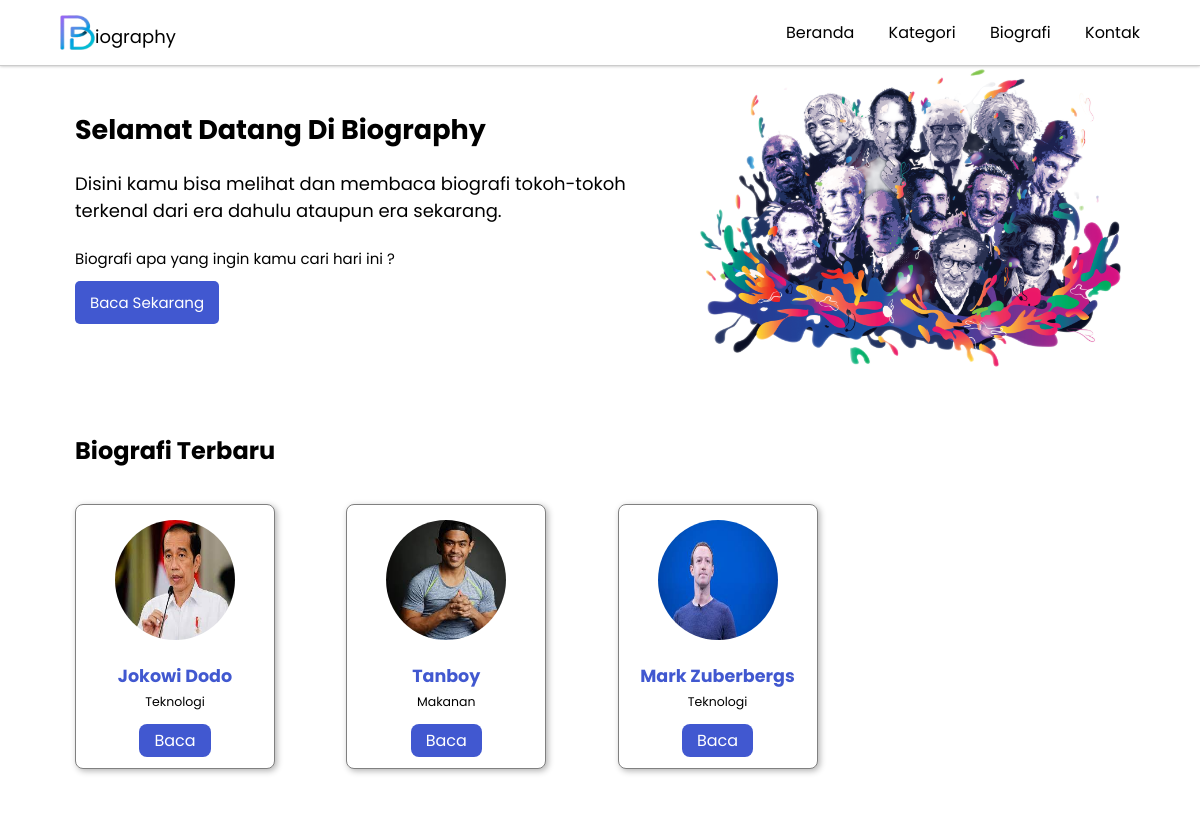
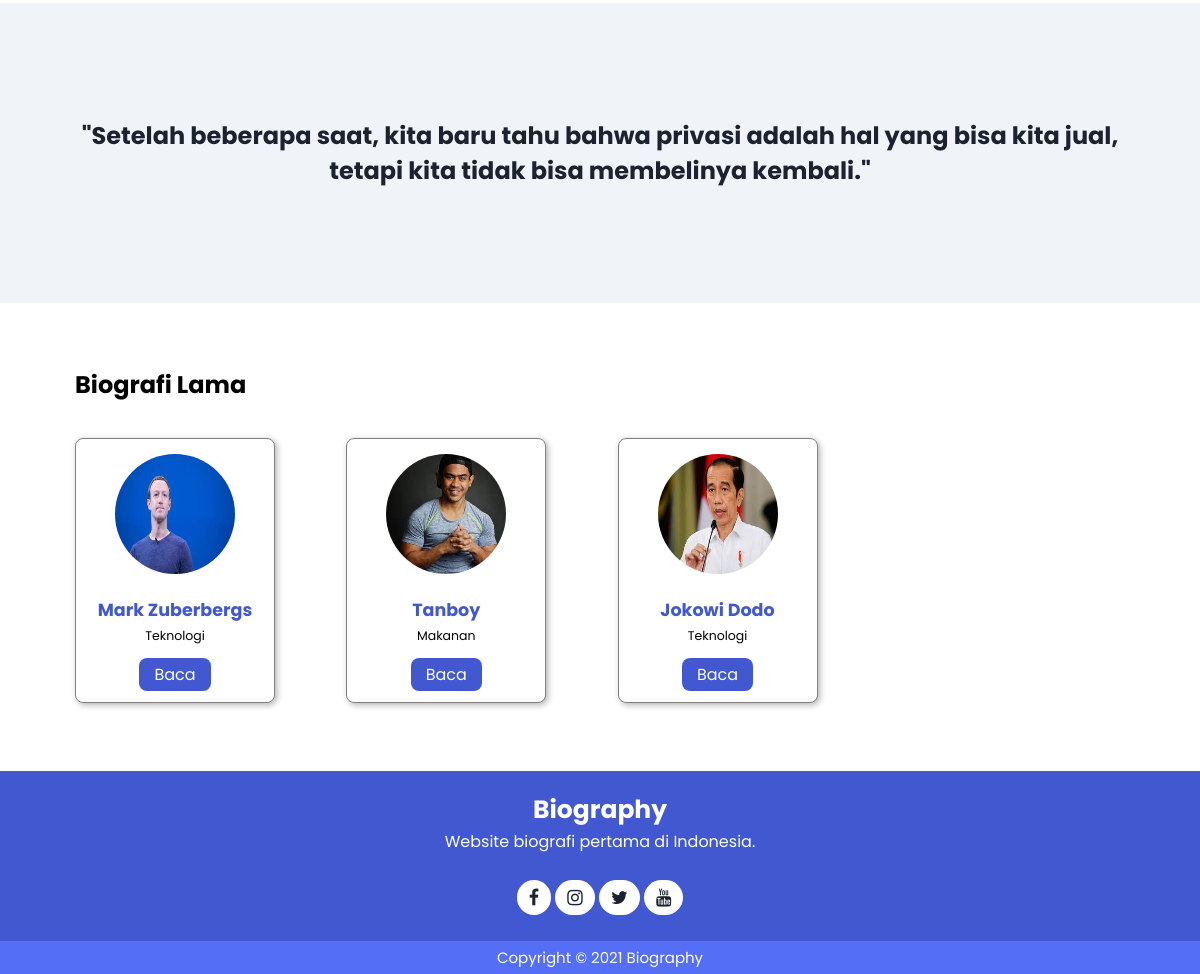
The page /content/user/index.php on the database its author committed (2 pictures, top to bottom).
### tables this page shows
CREATE TABLE `tbl_biography` (
  `id_bio` int(11) NOT NULL,
  `title_bio` varchar(100) NOT NULL,
  `text_bio` text NOT NULL,
  `img_bio` varchar(100) NOT NULL,
  `tgl_bio` datetime NOT NULL,
  `status_bio` int(11) NOT NULL,
  `id_category` int(11) NOT NULL,
  `id_user` int(11) NOT NULL
);

CREATE TABLE `tbl_category` (
  `id_category` int(10) NOT NULL,
  `name_category` varchar(50) NOT NULL,
  `img_category` varchar(200) NOT NULL
);

### content/user/dashboard.php (the view)
<?php
    $query_data = mysqli_query($conn, "SELECT * FROM tbl_biography JOIN tbl_category ON tbl_biography.id_category = tbl_category.id_category WHERE status_bio = 1 ORDER BY id_bio DESC LIMIT 5");
    $jumlah  = mysqli_num_rows($query_data);
?>
<section class="container">
    <div class="main-dashboard">
        <div class="name-dashboard">
            <h1>Selamat Datang Di Biography</h1>
            <p>Disini kamu bisa melihat dan membaca biografi tokoh-tokoh terkenal dari era dahulu ataupun era sekarang.</p>
            <small>Biografi apa yang ingin kamu cari hari ini ?</small>
            <div class="search-dashboard">
                <a href="?hal=biography">Baca Sekarang</a>
            </div>
        </div>
        <div class="image-dashboard">
            <img src="../../assets/images/bio.png">
        </div>
    </div>
    <div class="biography">
        <div class="title">
            <h2>Biografi Terbaru</h2>
        </div>
        <div class="card">
            <?php if ($jumlah > 0) :?>
            <?php while ($h  = mysqli_fetch_array($query_data)) :?>
            <div class="profile-card">
                <div class="profile-content">
                    <div class="profile-image">
                        <img src="../../assets/images/biography/<?= $h['img_bio']?>">
                    </div>
                    <div class="description">
                        <h3><?= $h['title_bio']?></h3>
                        <small><?= $h['name_category']?></small>
                    </div>
                    <div class="button-bio">
                        <a href="?hal=content_bio&id=<?= $h['id_bio']?>">Baca</a>
                    </div>
                </div>
            </div>
            <?php endwhile;?>
            <?php else:
                echo "Tidak ada";
                endif;
            ?>
        </div>
    </div>
</section>
<div class="main-quotes">
    <div class="container">
        <div class="name-quotes">
            <h3>"Setelah beberapa saat, kita baru tahu bahwa privasi adalah hal yang bisa kita jual, tetapi kita tidak bisa membelinya kembali."</h3>
        </div>
    </div>
</div>
<?php
    $query = mysqli_query($conn, "SELECT * FROM tbl_biography JOIN tbl_category ON tbl_biography.id_category = tbl_category.id_category WHERE status_bio = 1 ORDER BY id_bio ASC LIMIT 5");
    $jumlah_query  = mysqli_num_rows($query);
?>
<section class="container">
    <div class="biography">
        <div class="title">
            <h2>Biografi Lama</h2>
        </div>
        <div class="card">
        <?php if ($jumlah_query > 0) :?>
            <?php while ($b  = mysqli_fetch_array($query)) :?>
            <div class="profile-card">
                <div class="profile-content">
                    <div class="profile-image">
                        <img src="../../assets/images/biography/<?= $b['img_bio']?>">
                    </div>
                    <div class="description">
                        <h3><?= $b['title_bio']?></h3>
                        <small><?= $b['name_category']?></small>
                    </div>
                    <div class="button-bio">
                        <a href="?hal=content_bio&id=<?= $b['id_bio']?>">Baca</a>
                    </div>
                </div>
            </div>
            <?php endwhile;?>
            <?php else:
                echo "Tidak ada";
                endif;
            ?>
        </div>
    </div>
</section>

### connection/c_main_user.php
<?php
    $halaman  = array("dashboard", "category", "biography_category", "biography", "content_bio", "contact", "insert_comment");
    if(isset($_GET['hal'])) $hal = $_GET['hal'];
    else $hal = "dashboard";
    foreach ($halaman as $value) {
        if ($hal == $value) {
            include "../user/$value.php";
            break;
        }
    }
?>

### assets/css/us_style.css (style rules this page uses)
:root { --main-color: #4158d0; --color-dark: #1D2231; --text-grey: #8390A2; }
* { padding: 0; margin: 0; font-family: 'Poppins', sans-serif; text-decoration: none; list-style: none; box-sizing: border-box; }
.container { max-width: 1080px; margin: auto; }
.main-dashboard { display: flex; justify-content: space-between; align-items: center; }
.main-dashboard .name-dashboard { font-size: 18px; color: black; width: 700px; }
.main-dashboard .name-dashboard h1, .main-dashboard .name-dashboard p { margin-bottom: 20px; }
.main-dashboard .name-dashboard .search-dashboard { display: flex; margin-top: 10px; }
.main-dashboard .name-dashboard .search-dashboard a { background: var(--main-color); padding: 10px 15px; color: #fff; font-size: 15px; border-radius: 5px; }
.main-dashboard .image-dashboard { display: flex; justify-content: space-around; width: 500px; }
.main-dashboard .image-dashboard img { width: 100%; height: 100%; background-repeat: no-repeat; object-fit: contain; object-position: center; }
.biography { margin-top: 4rem; margin-bottom: 1rem; }
.biography .title { margin-bottom: 1rem; }
.biography .card { display: grid; grid-template-columns: repeat(auto-fill, minmax(200px, 1fr)); grid-gap: 20px; margin-bottom: 3rem; }
.biography .card .profile-card { padding: 20px 0px; width: 25%; }
.biography .card .profile-content .profile-image { text-align: center; }
.biography .card .profile-content .profile-image img { width: 120px; height: 120px; border-radius: 60px; border-color: #4158d0; margin-bottom: 1rem; }
.biography .card .profile-content .description { text-align: center; font-size: 15px; }
.profile-content .description h3 { color: #4158d0; }
.profile-content .button-bio { margin-top: 1rem; text-align: center; }
.profile-content .button-bio a { background-color: #4158d0; width: 100%; padding: 5px 15px; color: #fff; border-radius: 8px; }
.biography .card .profile-content { background-color: #fff; border-radius: 8px; border: 1px solid grey; padding: 15px 0px; min-width: 200px; min-height: 220px; width: 100%; box-shadow: 2px 2px 6px 0px rgba(0,0,0,0.3); }
.main-quotes { background-color: #f0f4f8; height: 300px; }
.main-quotes .name-quotes { text-align: center; display: flex; align-items: center; height: 300px; }
.main-quotes .name-quotes h3 { font-size: 1.8rem; color: var(--color-dark); }
@media (max-width: 1200px) { .main-dashboard .name-dashboard { font-size: 18px; color: black; margin-left: 15px; } }
@media (max-width: 1200px) { .biography { margin-left: 15px; } }
@media (max-width: 1200px) { .main-quotes .name-quotes h3 { font-size: 1.5rem; color: var(--color-dark); } }

### rows shown on the page
tbl_biography: img_bio (picture), title_bio "Jokowi Dodo", id_category.name_category "Teknologi"
tbl_biography: img_bio (picture), title_bio "Tanboy", id_category.name_category "Makanan"
tbl_biography: img_bio (picture), title_bio "Mark Zuberbergs", id_category.name_category "Teknologi"
